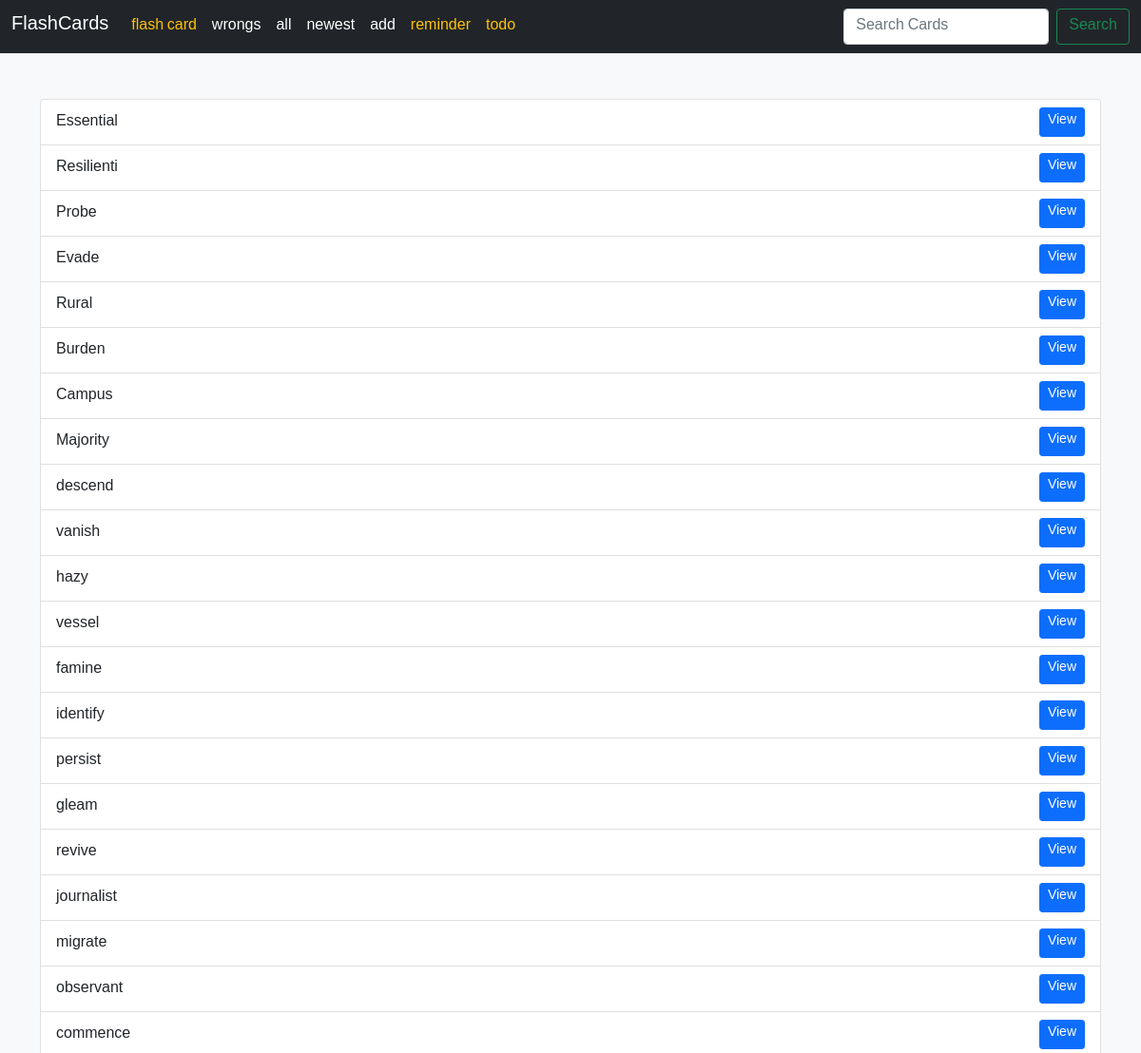
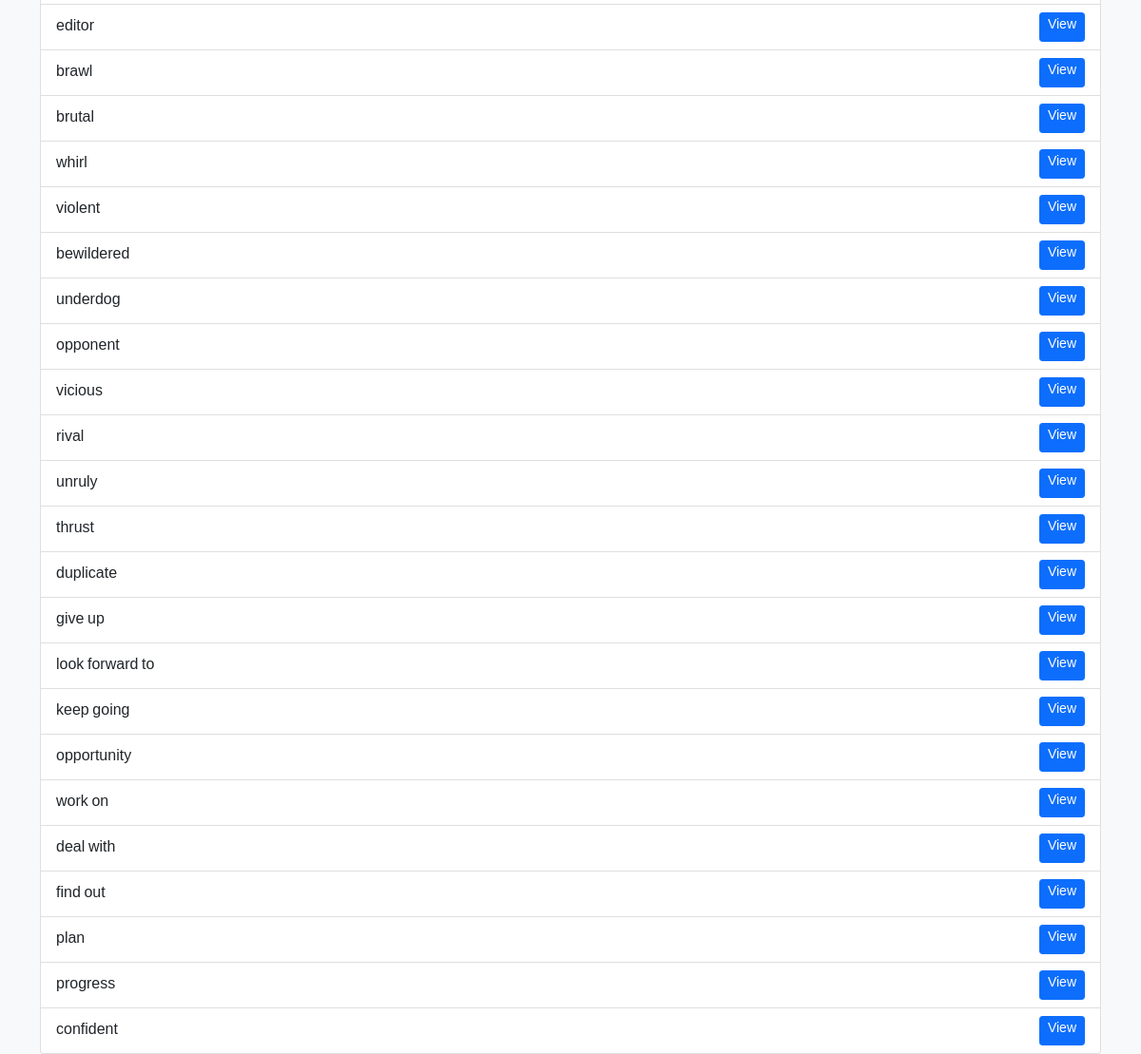
Page /flashcard/home/ on the committed database (2 pictures, top to bottom).
### home/models.py (models this page shows, shortened)
class FlashCard(models.Model):
    word = models.CharField(max_length=512)
    meaning = models.CharField(max_length=512)
    example = models.CharField(max_length=1024, null=True, blank=True)
    rate = models.SmallIntegerField(default=0)
    last_reply = models.BooleanField(default=False)
    created_at = models.DateTimeField(auto_now_add=True)
    next_review_date = models.DateField()

### home/views.py (the view)
# urls.py: path("home/" ,HomeView.as_view(),name="home"),
class HomeView(View):
    def get(self, request):
        cards = FlashCard.objects.filter(next_review_date__lte=date.today())
        return render(request, "home/home.html", {"cards": cards})

### home/templates/home/home.html
{% extends 'base.html' %}
{% block content %}
  <ul class="list-group">
    {% if cards %}
      {% for card in cards %}
        <li class="list-group-item d-flex justify-content-between align-items-center">
          {{ card.word }}
          <a href="{% url 'home:cardsdetails' card.id %}" class="btn btn-sm btn-primary">View</a>
        </li>
      {% endfor %}
    {% else %}
      <div dir="rtl" class="alert alert-warning alert-dismissible fade show" role="alert">
        کارتی وجود ندارد!
        <button type="button" class="btn-close" data-bs-dismiss="alert" aria-label="Close"></button>
      </div>
    {% endif %}
  </ul>
{% endblock %}

### rows in the picture
FlashCard: word "Essential"
FlashCard: word "Resilienti"
FlashCard: word "Probe"
FlashCard: word "Evade"
FlashCard: word "Rural"
FlashCard: word "Burden"
FlashCard: word "Campus"
FlashCard: word "Majority"
FlashCard: word "descend"
FlashCard: word "vanish"
FlashCard: word "hazy"
FlashCard: word "vessel"
FlashCard: word "famine"
FlashCard: word "identify"
FlashCard: word "persist"
FlashCard: word "gleam"
FlashCard: word "revive"
FlashCard: word "journalist"
FlashCard: word "migrate"
FlashCard: word "observant"
FlashCard: word "commence"
FlashCard: word "editor"
FlashCard: word "brawl"
FlashCard: word "brutal"
FlashCard: word "whirl"
FlashCard: word "violent"
FlashCard: word "bewildered"
FlashCard: word "underdog"
FlashCard: word "opponent"
FlashCard: word "vicious"
FlashCard: word "rival"
FlashCard: word "unruly"
FlashCard: word "thrust"
FlashCard: word "duplicate"
FlashCard: word "give up"
FlashCard: word "look forward to"
FlashCard: word "keep going"
FlashCard: word "opportunity"
FlashCard: word "work on"
FlashCard: word "deal with"
FlashCard: word "find out"
FlashCard: word "plan"
FlashCard: word "progress"
FlashCard: word "confident"
